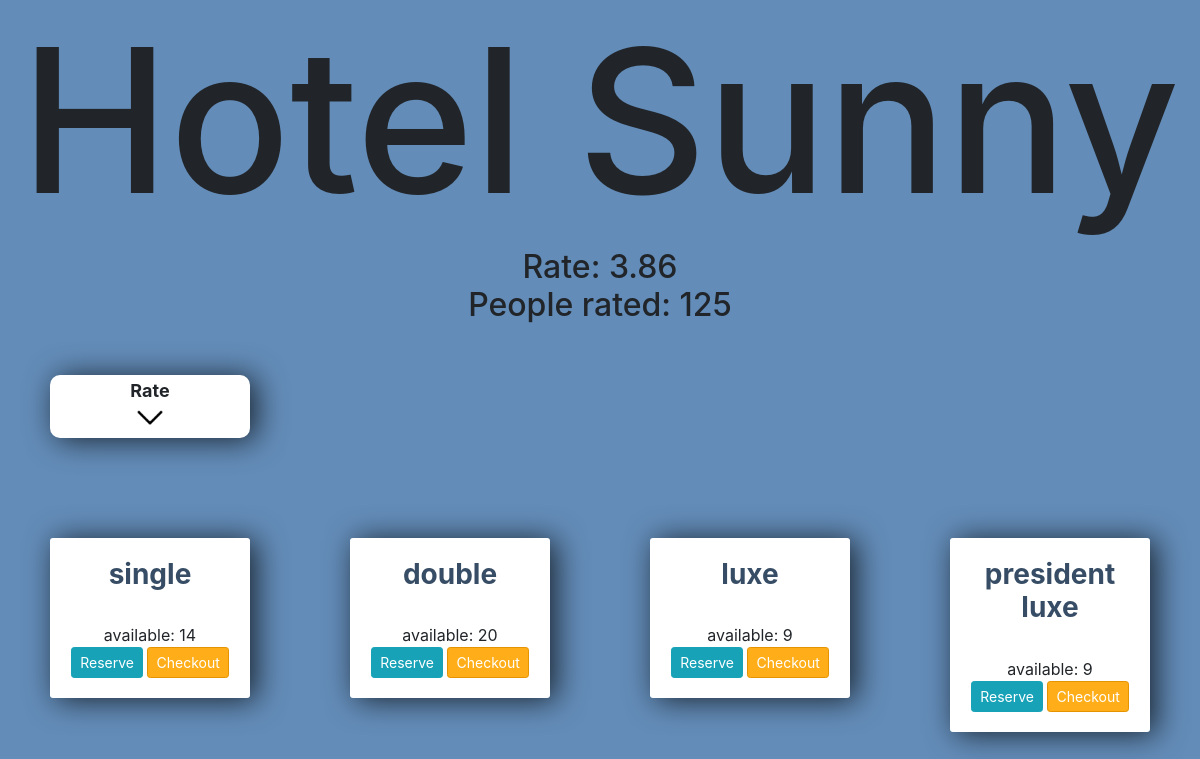
Screenshot of /reserve/1 with the database file from the repository.
### rooms/models.py (models this page shows)
class Hotel(models.Model):
	name = models.CharField(max_length=30)
	rating = models.FloatField(default=2 )
	rater_count = models.IntegerField(default=0)
	rated_overall = models.IntegerField(default=0)

class  Room(models.Model):
	room_type = models.CharField(max_length=15, choices=ROOM_CHOICES)
	room_count = models.IntegerField(validators=[MinValueValidator(0), MaxValueValidator(20)])
	hotel_name = models.ForeignKey(Hotel, on_delete=models.CASCADE, default=None)

### rooms/views.py (the view)
# urls.py: path('reserve/<int:pk>', views.reserve, name ="reserve"),
def reserve(request,pk):
    specific_room = get_object_or_404(Room,pk=pk)
    rooms = Room.objects.all()
    hotel = get_object_or_404(Hotel)
    if specific_room.room_count == 0:
        specific_room.save()
    else:
        specific_room.room_count -= 1
        specific_room.save()
    return render(request, 'rooms/reserve.html', {'room': rooms, 'hotels':hotel})

### rooms/templates/rooms/reserve.html (shortened to what this page needs)
<!DOCTYPE html>
<html lang="en">
<head>
    <link rel="stylesheet" href="https://stackpath.bootstrapcdn.com/bootstrap/4.3.1/css/bootstrap.min.css">
</head>
<center xmlns="http://www.w3.org/1999/html"><h1 style="font-size: 200px">{{ hotels.name }}</h1></center>
<h2 style="text-align: center">Rate: {{ hotels.rating }}<br>People rated: {{ hotels.rater_count }}</h2>
<div style="width:200px;
		margin: 50px;
		padding:2px;
        position: relative;
		background-color: #fff;
		border-radius: 10px;
        text-align: center;
		box-shadow: 6px 2px 30px 0px rgba(0,0,0,0.75);">
 <strong style="font-size: large"> Rate</strong>
       <br>
    <a href="{% url 'rate' 0%}">{% load static %} <img src="{% static "rooms/media/arrow.png" %}" alt="home" style="width: 32px"/>
</a>
</div>
{% for i in room %}
<div class="center-column">
	<div class="todo-list">
        <h3><strong>{{ i.room_type }}</strong></h3>
        <br>
        available: {{ i.room_count}}
<br>
	<a class="btn btn-sm btn-info" href="{% url 'reserve' i.id%}">Reserve</a>
		<a class="btn btn-sm btn-danger" href="{% url 'checkout' i.id %}">Checkout</a>
	</div>
</div>
{% endfor %}
</body>
</html>

### rooms/templates/rooms/reserve.html (style rules this page uses)
h3 { color: #374d65; }
.center-column { width:200px; margin: 50px; padding:20px; float: left; background-color: #fff; border-radius: 3px; text-align: center; box-shadow: 6px 2px 30px 0px rgba(0,0,0,0.75); }
.btn-danger { background-color: #ffae19; border-color: #e59400; }

### rows the page displays
Hotel: name "Hotel Sunny", rating "3.86", rater_count "125"
Room: room_type "single", room_count "14"
Room: room_type "double", room_count "20"
Room: room_type "luxe", room_count "9"
Room: room_type "president luxe", room_count "9"
